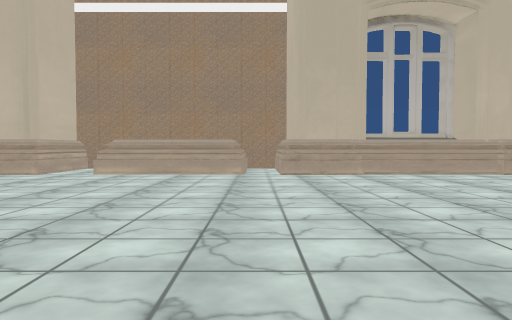
View 1 (above)

20 first-person views from a walk through a scene from a Unity 3-D project. The camera is 1.2 m above the floor, tilts 2° down and sees 70° across. The floor is counted in squares, 2 m on a side. Each view is taken from the middle of a square. On the plan, view 1 faces up. The plan holds only what a view shows up to about 10 squares ahead; the rest is blank. The place goes on beyond the plan. The player character is not drawn. Some surface patterns are stand-ins.

View 2
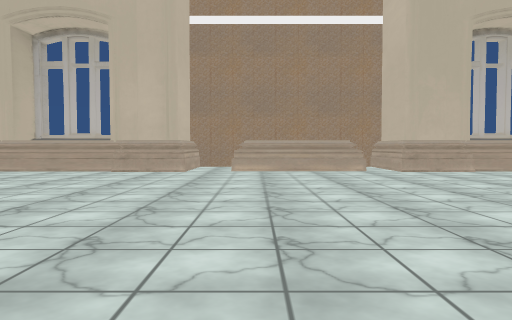

View 3
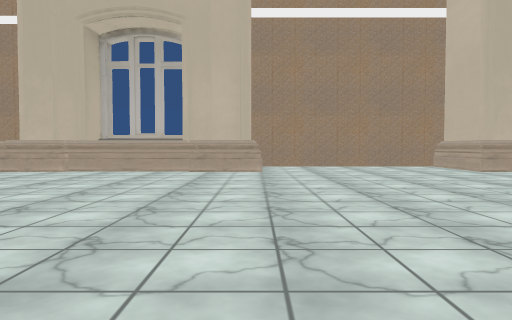

View 4
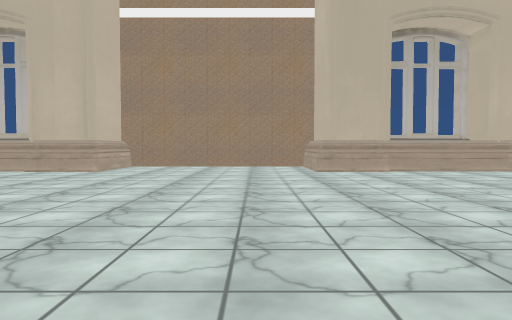

View 5
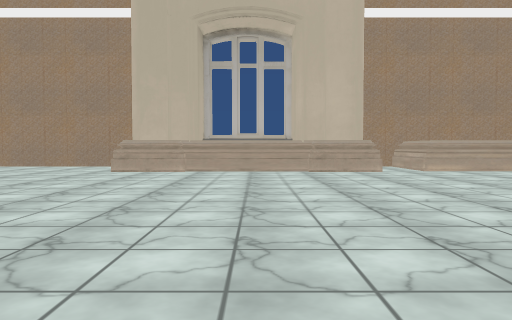

View 6
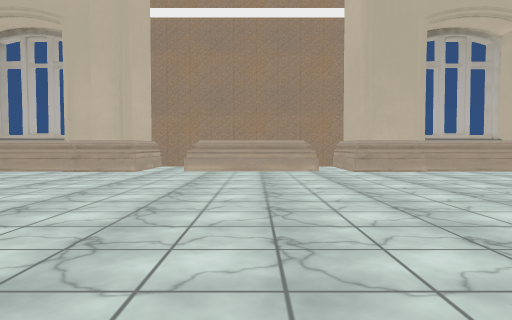

View 7
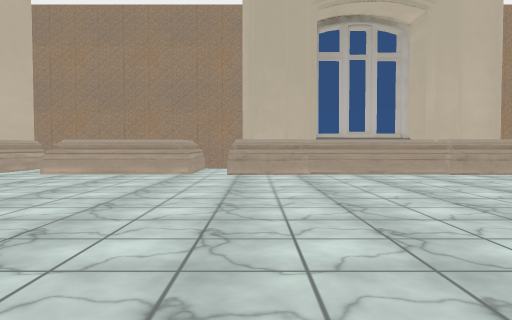

View 8
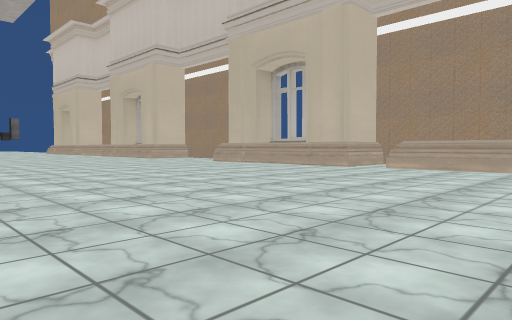

View 9
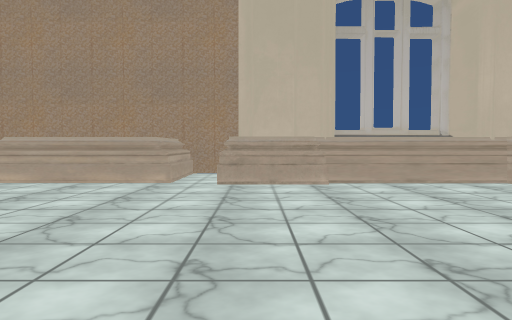

View 10
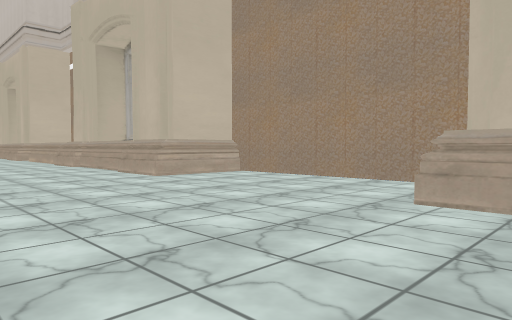

View 11
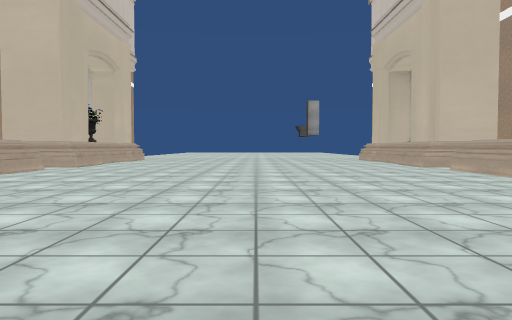

View 12
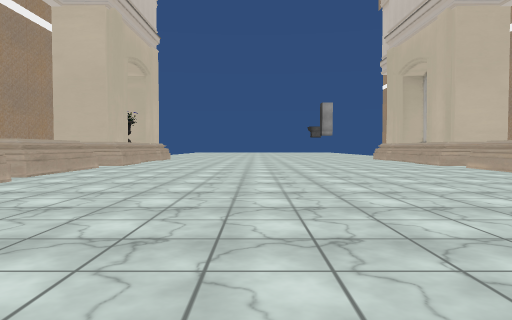

View 13
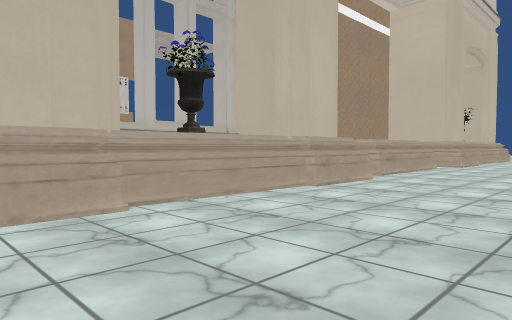

View 14
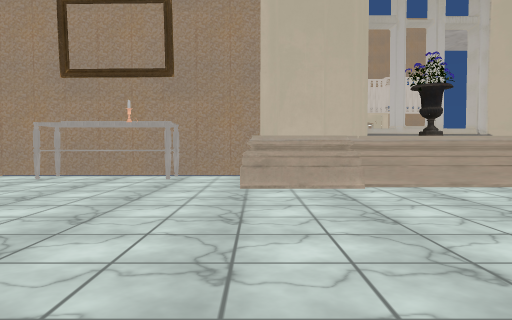

View 15
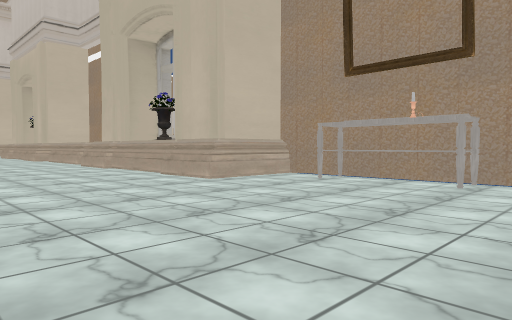

View 16
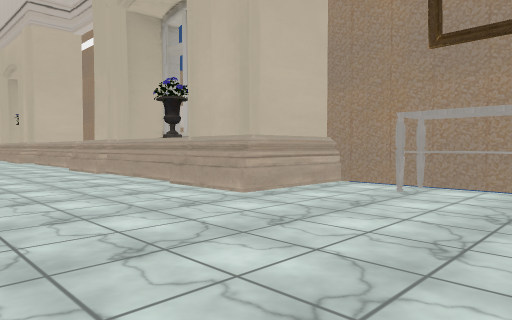

View 17
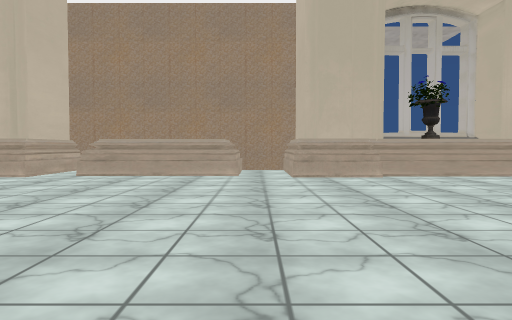

View 18
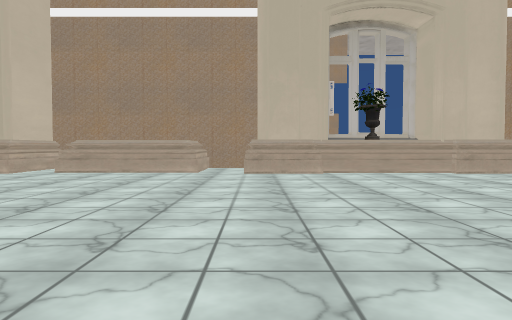

View 19
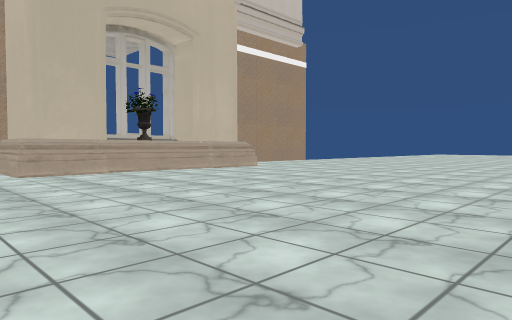

View 20
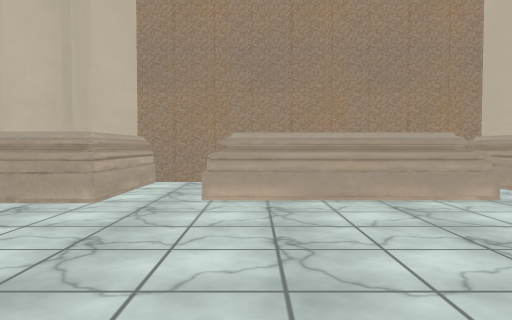

### Floor plan
Points are (right, up) in squares from view 1. A wall is a line through its corners. A room is listed if a view was taken in it or the views show most of it. See-through windows are left out.
Room 1 (views 1, 2, 3, 4, 5, 6, 7, 8, 9, 10, 11, 12, 13, 14, 15, 16, 17, 18, 19, 20)
walls: (12.5, 7.9) (12.5, 9); (12.5, -2.3) (14.4, -2.3); (7.1, 8.1) (0.6, 8.1); (12.5, -2.5) (14.2, -2.5); (13.7, 8.4) (12.6, 8.4); (5.4, -2.3) (7.2, -2.3); (14.4, -2.5) (15.5, -2.5); (12, 10.3) (6.9, 10.3) (6.9, 8.4) (0.6, 8.4); (4.5, -2.5) (7.1, -2.5); (11.4, -4.7) (12.8, -4.7) (12.8, -2.6); (7.1, 10.4) (7.1, 7.9); (12.5, -4.7) (12.5, -2.8) (17.4, -2.7) (17.4, -2.3); (6.9, -4.7) (8.5, -4.7); (16.4, -2.5) (19, -2.5); (2.7, -2.9) (2.7, -3.9); (17.6, -2.7) (18.5, -2.7); (17.1, -3.9) (17.1, -2.9); (19, 8.1) (12.5, 8.1); (0.6, 7.9) (0.6, 10.3); (0.9, 8.5) (0.9, 10.3); (0.6, -2.3) (2.3, -2.3) (2.3, -2.9); (18.8, 10) (18.8, 8.4) (14, 8.4); (-0.4, 8.4) (-3.5, 8.4); (-0.3, -2.8) (-0.3, -3.3); (0.6, -4.7) (0.6, -2.5) (3.6, -2.5); (-3.4, -2.8) (-0.5, -2.8); (-3.4, -4.1) (-3.4, -2.9) (-0.5, -2.9) (-0.5, -3.4); (23.3, 10.4) (23.3, 8.4) (20.3, 8.4); (-3.4, 10.3) (-5, 10.3) (-5, 8.4) (-9.5, 8.4); (23.5, 10.2) (23.5, 8.4); (-3.6, -4.2) (-3.6, -2.9); (-4.7, 8.1) (-6.4, 8.1); (-5, -2.9) (-5, -4.7) (0.9, -4.7) (0.9, -2.8) (6.8, -2.8); (24.6, 10.3) (19.1, 10.3) (19.1, 7.9) (17.3, 7.9); (-4.8, 10.4) (-4.8, 7.9); (25.7, 8.4) (24.9, 8.4); (26.3, 7.9) (24.4, 7.9) (24.4, 9.1); (-6.6, -2.3) (-4.8, -2.3); (-7.5, -2.5) (-4.8, -2.5); (28.5, 8.1) (24.4, 8.1); (28.5, 8.4) (25.9, 8.4); (-9.3, -2.9) (-9.3, -3.8); (-9.5, -2.5) (-8.4, -2.5); (-9.5, -2.8) (-4.8, -2.8) (-4.8, -4.6)
low walls: (7.1, 7.9) (5.4, 7.9); (14.3, 7.9) (12.5, 7.9); (17.4, -2.3) (19.1, -2.3); (2.3, 7.9) (0.6, 7.9); (-0.2, 8.1) (-3.6, 8.1); (20.3, 8.4) (20.3, 9); (23.3, 8.1) (20.3, 8.1); (-3.6, -2.5) (-0.5, -2.5); (-4.8, 7.9) (-6.5, 7.9); (-6.5, 8.1) (-9.5, 8.1)
objects: table (9, -5) to (11, -4)

Positions as (right, up) in squares from view 1, and headings:
1: (0, 0), facing up
2: (-3, -1), facing up
3: (7, -1), facing up
4: (11, -1), facing up
5: (16, -1), facing up
6: (22, -1), facing up
7: (25, 0), facing up
8: (25, -2), facing up-left
9: (25, 2), facing up
10: (14, 4), facing up-left
11: (6, 3), facing left
12: (7, 2), facing left
13: (7, 1), facing down-left
14: (7, 3), facing down
15: (7, 2), facing down-right
16: (9, 1), facing down-right
17: (-4, 5), facing down
18: (-5, 6), facing down
19: (-3, 6), facing down-left
20: (-3, 4), facing up
